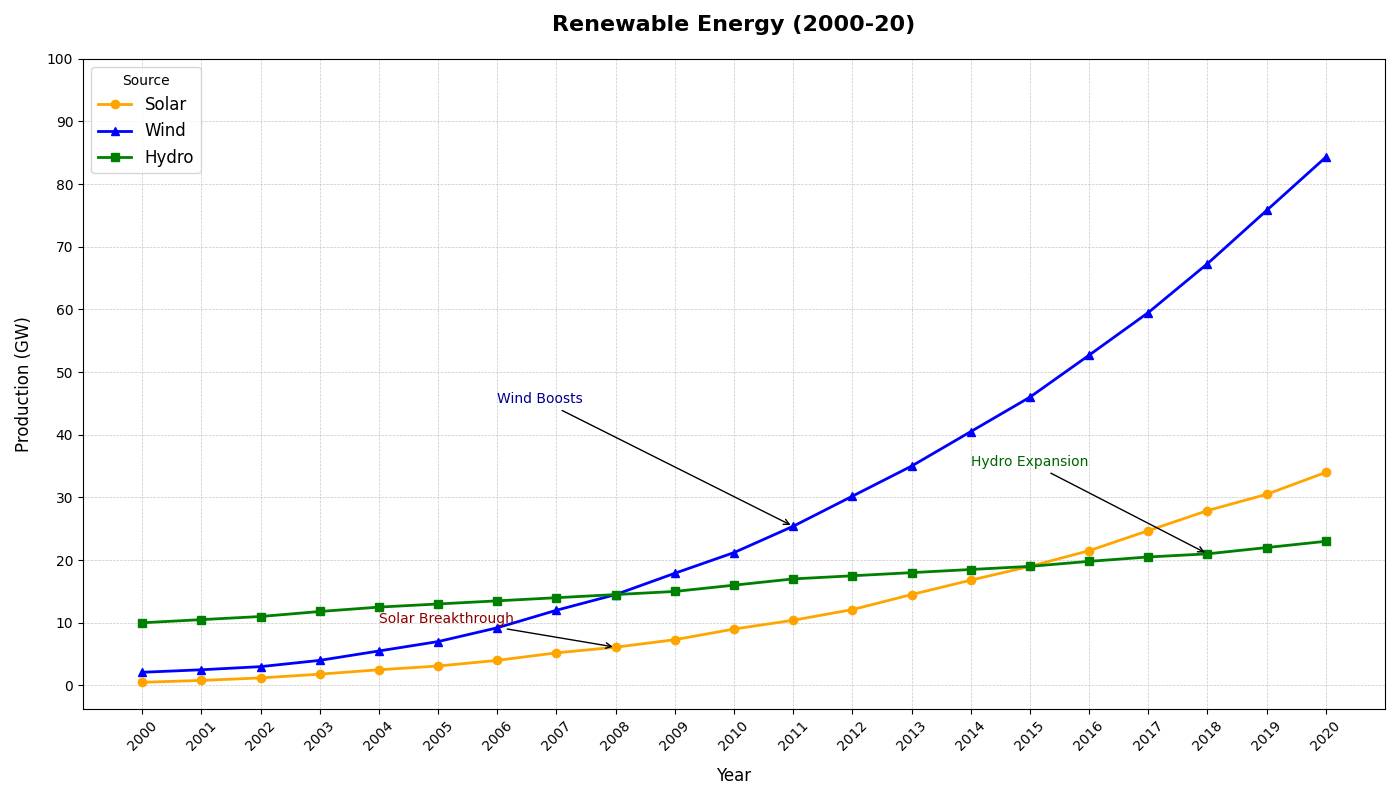

The script that drew this image:
import matplotlib.pyplot as plt
import numpy as np

# Data
years = np.arange(2000, 2021)
solar_energy = [0.5, 0.8, 1.2, 1.8, 2.5, 3.1, 4.0, 5.2, 6.1, 7.3, 9.0, 10.4, 12.1, 14.5, 16.8, 19.0, 21.5, 24.7, 27.9, 30.5, 34.0]
wind_energy = [2.1, 2.5, 3.0, 4.0, 5.5, 7.0, 9.2, 12.0, 14.5, 17.9, 21.2, 25.4, 30.2, 35.0, 40.5, 46.0, 52.7, 59.5, 67.3, 75.8, 84.3]
hydro_energy = [10.0, 10.5, 11.0, 11.8, 12.5, 13.0, 13.5, 14.0, 14.5, 15.0, 16.0, 17.0, 17.5, 18.0, 18.5, 19.0, 19.8, 20.5, 21.0, 22.0, 23.0]

# Create the plot
fig, ax = plt.subplots(figsize=(14, 8))

# Plotting the data
ax.plot(years, solar_energy, color='orange', marker='o', linestyle='-', linewidth=2, label='Solar')
ax.plot(years, wind_energy, color='blue', marker='^', linestyle='-', linewidth=2, label='Wind')
ax.plot(years, hydro_energy, color='green', marker='s', linestyle='-', linewidth=2, label='Hydro')

# Shortened title and labels
ax.set_title('Renewable Energy (2000-20)', fontsize=16, fontweight='bold', pad=20)
ax.set_xlabel('Year', fontsize=12, labelpad=10)
ax.set_ylabel('Production (GW)', fontsize=12, labelpad=10)

# Grid and ticks
ax.grid(True, which='both', linestyle='--', linewidth=0.5, alpha=0.7)
ax.set_xticks(years, minor=False)
ax.set_xticklabels(years, rotation=45)
ax.set_yticks(np.arange(0, 101, 10))

# Legend
ax.legend(loc='upper left', fontsize=12, title='Source')

# Annotations
ax.annotate('Solar Breakthrough', xy=(2008, 6.1), xytext=(2004, 10), 
            arrowprops=dict(facecolor='black', arrowstyle='->'), fontsize=10, color='darkred')
ax.annotate('Wind Boosts', xy=(2011, 25.4), xytext=(2006, 45), 
            arrowprops=dict(facecolor='black', arrowstyle='->'), fontsize=10, color='darkblue')
ax.annotate('Hydro Expansion', xy=(2018, 21.0), xytext=(2014, 35), 
            arrowprops=dict(facecolor='black', arrowstyle='->'), fontsize=10, color='darkgreen')

# Layout
plt.tight_layout()

# Show the plot
plt.show()
